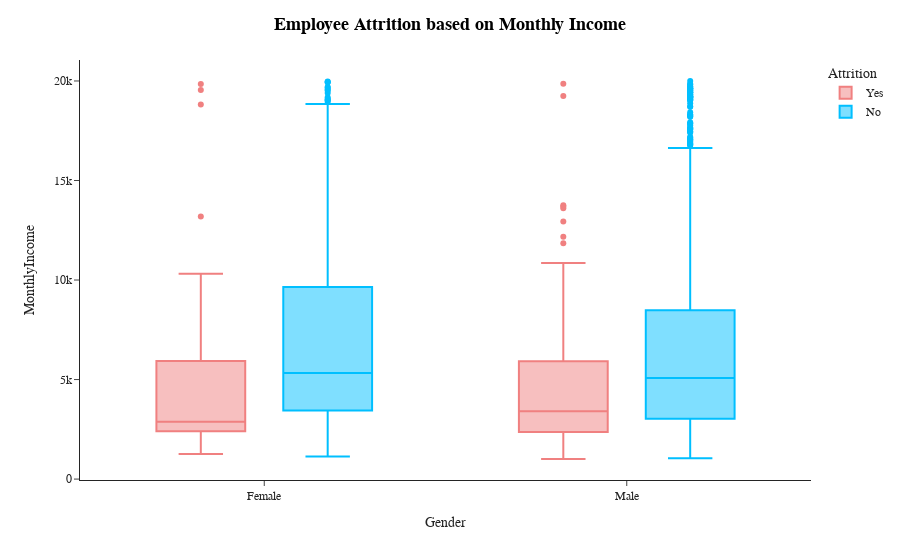

The cell this chart's notebook holds for it:
### Code cell
fig=px.box(df,x='Gender',y='MonthlyIncome',color='Attrition',template='simple_white',color_discrete_sequence=['LightCoral','DeepSkyBlue'])
fig.update_xaxes(visible=True)
fig.update_yaxes(visible=True)
fig.update_layout(title_x=0.5,template='simple_white',showlegend=True,title_text='<b style="color:black; font-size:105%;">Employee Attrition based on Monthly Income</b>',font_family="Times New Roman",title_font_family="Times New Roman")
fig.show()

### Figure 1 — Plotly figure (JSON) as saved in the notebook; plotly's stock layout.template omitted (floating-point values rounded to 4 significant figures; data arrays with more than 128 entries replaced by an {"elided": "..."} marker saying what was removed)
{"data": [{"alignmentgroup": "True", "hovertemplate": "Attrition=Yes<br>Gender=%{x}<br>MonthlyIncome=%{y}<extra></extra>", "legendgroup": "Yes", "marker": {"color": "LightCoral"}, "name": "Yes", "notched": false, "offsetgroup": "Yes", "orientation": "v", "showlegend": true, "type": "box", "x": {"elided": "237 str values"}, "x0": " ", "xaxis": "x", "y": {"elided": "237 int values"}, "y0": " ", "yaxis": "y"}, {"alignmentgroup": "True", "hovertemplate": "Attrition=No<br>Gender=%{x}<br>MonthlyIncome=%{y}<extra></extra>", "legendgroup": "No", "marker": {"color": "DeepSkyBlue"}, "name": "No", "notched": false, "offsetgroup": "No", "orientation": "v", "showlegend": true, "type": "box", "x": {"elided": "1233 str values"}, "x0": " ", "xaxis": "x", "y": {"elided": "1233 int values"}, "y0": " ", "yaxis": "y"}], "layout": {"autosize": true, "boxmode": "group", "font": {"family": "Times New Roman"}, "legend": {"title": {"text": "Attrition"}, "tracegroupgap": 0}, "margin": {"t": 60}, "showlegend": true, "title": {"font": {"family": "Times New Roman"}, "text": "<b style=\"color:black; font-size:105%;\">Employee Attrition based on Monthly Income</b>", "x": 0.5}, "xaxis": {"anchor": "y", "autorange": true, "domain": [0, 1], "range": [-0.5065, 1.507], "title": {"text": "Gender"}, "type": "category", "visible": true}, "yaxis": {"anchor": "x", "autorange": true, "domain": [0, 1], "range": [-46, 21054], "title": {"text": "MonthlyIncome"}, "type": "linear", "visible": true}}}
